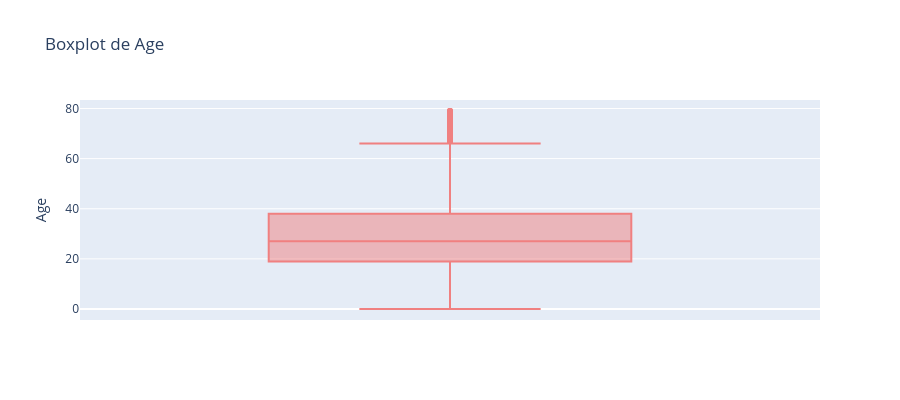
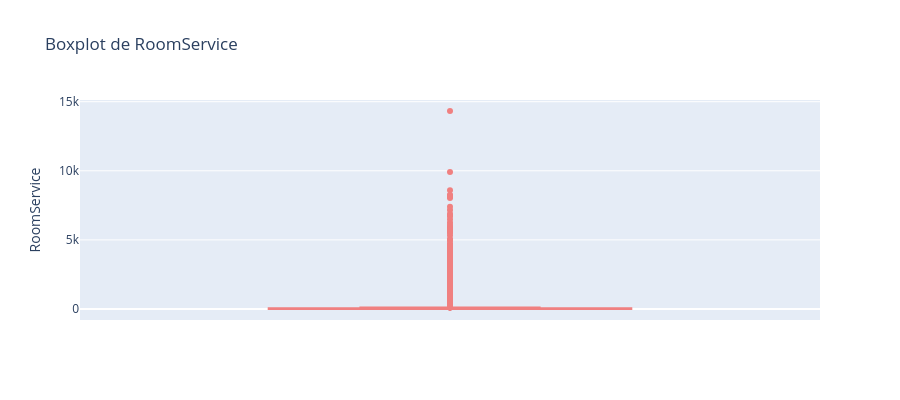

These figures' notebook cell, in order:
### Markdown cell above
### **7.2 Detección de Outliers (Boxplots)**

### Code cell
if len(num_cols) > 0:
    num_cols_to_plot = [col for col in num_cols if col != target]
    
    for col in num_cols_to_plot:
        fig = px.box(df, y=col,
                     title=f'Boxplot de {col}',
                     labels={col: col},
                     color_discrete_sequence=['lightcoral'])
        fig.update_layout(height=400, showlegend=False)
        fig.show()

### Figure 1 — Plotly figure (JSON) as saved in the notebook; plotly's stock layout.template omitted (floating-point values rounded to 4 significant figures; data arrays with more than 128 entries replaced by an {"elided": "..."} marker saying what was removed)
{"data": [{"alignmentgroup": "True", "hovertemplate": "Age=%{y}<extra></extra>", "legendgroup": "", "marker": {"color": "lightcoral"}, "name": "", "notched": false, "offsetgroup": "", "orientation": "v", "showlegend": false, "type": "box", "x0": " ", "xaxis": "x", "y": {"elided": "8693 int values"}, "y0": " ", "yaxis": "y"}], "layout": {"boxmode": "group", "height": 400, "legend": {"tracegroupgap": 0}, "showlegend": false, "title": {"text": "Boxplot de Age"}, "xaxis": {"anchor": "y", "domain": [0, 1]}, "yaxis": {"anchor": "x", "domain": [0, 1], "title": {"text": "Age"}}}}

### Figure 2 — Plotly figure (JSON) as saved in the notebook; plotly's stock layout.template omitted (floating-point values rounded to 4 significant figures; data arrays with more than 128 entries replaced by an {"elided": "..."} marker saying what was removed)
{"data": [{"alignmentgroup": "True", "hovertemplate": "RoomService=%{y}<extra></extra>", "legendgroup": "", "marker": {"color": "lightcoral"}, "name": "", "notched": false, "offsetgroup": "", "orientation": "v", "showlegend": false, "type": "box", "x0": " ", "xaxis": "x", "y": {"elided": "8693 int values"}, "y0": " ", "yaxis": "y"}], "layout": {"boxmode": "group", "height": 400, "legend": {"tracegroupgap": 0}, "showlegend": false, "title": {"text": "Boxplot de RoomService"}, "xaxis": {"anchor": "y", "domain": [0, 1]}, "yaxis": {"anchor": "x", "domain": [0, 1], "title": {"text": "RoomService"}}}}
